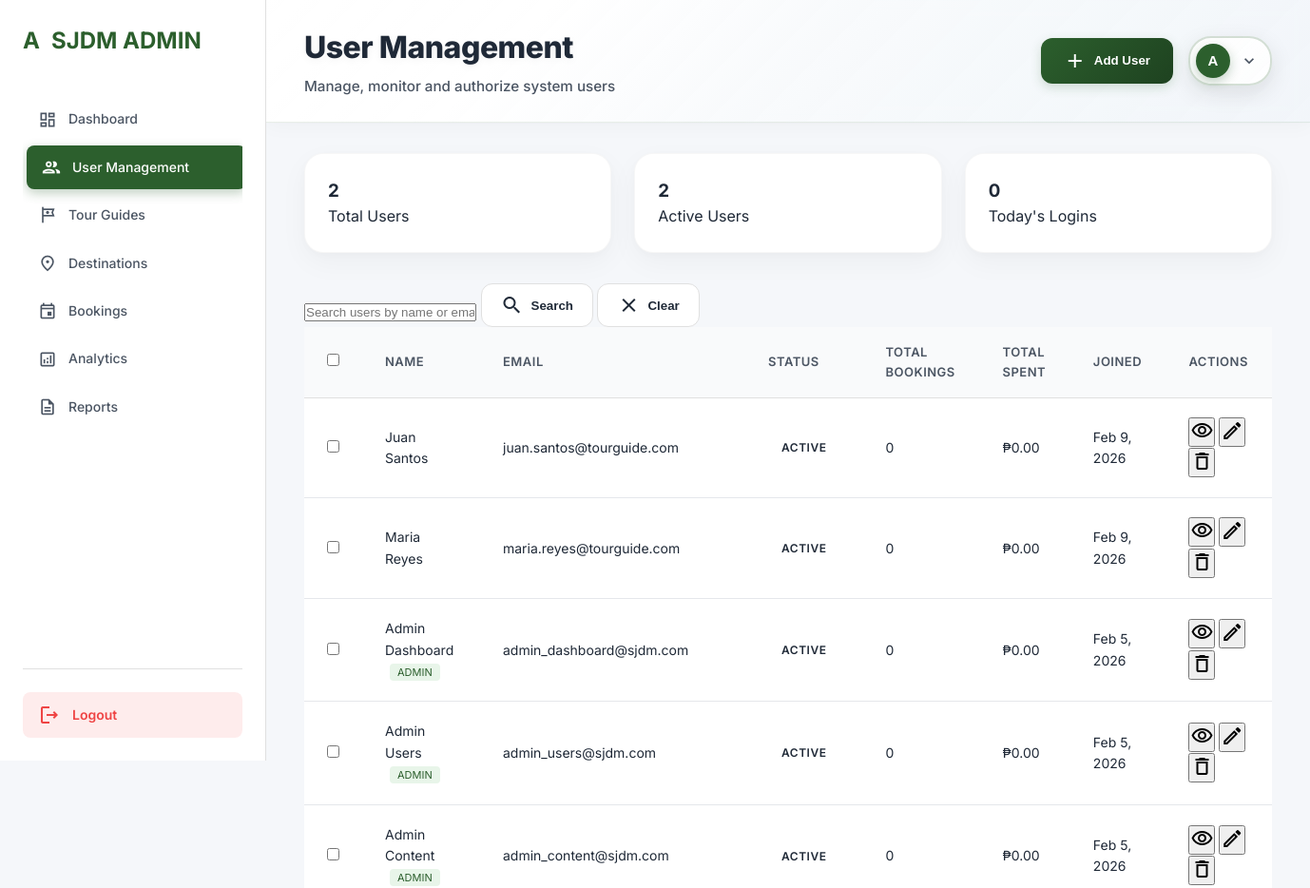
Page /admin/user-management.php (signed in, upper part) on the earlier database version.
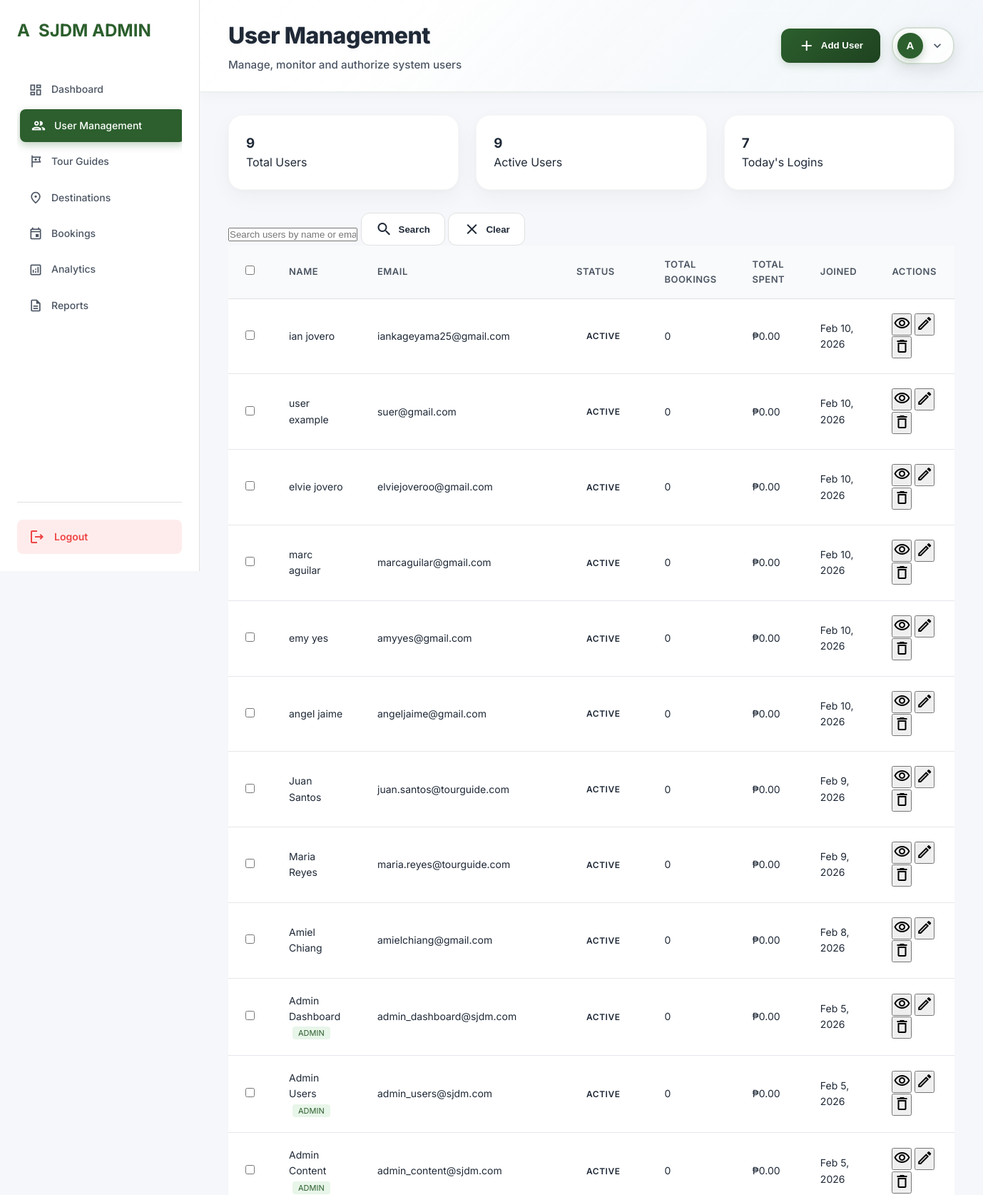
Same page on the later database version.
### tables this page shows
CREATE TABLE `admin_menu_items` (
  `id` int(11) NOT NULL,
  `menu_name` varchar(100) NOT NULL,
  `menu_icon` varchar(50) DEFAULT NULL,
  `menu_url` varchar(200) NOT NULL,
  `display_order` int(11) DEFAULT 0,
  `is_active` tinyint(1) DEFAULT 1,
  `parent_id` int(11) DEFAULT 0,
  `created_at` timestamp NOT NULL DEFAULT current_timestamp(),
  `updated_at` timestamp NOT NULL DEFAULT current_timestamp() ON UPDATE current_timestamp()
);

CREATE TABLE `users` (
  `id` int(11) NOT NULL,
  `first_name` varchar(50) NOT NULL,
  `last_name` varchar(50) NOT NULL,
  `email` varchar(100) NOT NULL,
  `password` varchar(255) NOT NULL,
  `user_type` enum('user','admin','tour_guide') DEFAULT 'user',
  `status` enum('active','inactive','suspended') DEFAULT 'active',
  `created_at` timestamp NOT NULL DEFAULT current_timestamp(),
  `updated_at` timestamp NOT NULL DEFAULT current_timestamp() ON UPDATE current_timestamp(),
  `last_login` timestamp NULL DEFAULT NULL,
  `preferences_set` tinyint(1) DEFAULT 0
);

### admin/user-management.php (the view, shortened to what the changed rows need)
<?php
function getAdminConnection()
{
    return getDatabaseConnection();
}
function getUsersList($conn, $page = 1, $limit = 15, $search = '')
{
    $offset = ($page - 1) * $limit;
    $search = $conn->real_escape_string($search);
    $usersQuery = "SELECT u.*, a.admin_mark,
                   (SELECT COUNT(*) FROM bookings WHERE user_id = u.id) as total_bookings,
                   (SELECT SUM(total_amount) FROM bookings WHERE user_id = u.id AND status = 'completed') as total_spent
                   FROM users u
                   LEFT JOIN admin_users a ON u.id = a.user_id WHERE 1=1";
    $usersQuery .= " ORDER BY u.created_at DESC LIMIT $limit OFFSET $offset";
    $usersResult = $conn->query($usersQuery);
    $countQuery = "SELECT COUNT(*) as total FROM users WHERE 1=1";
    $countResult = $conn->query($countQuery);
    $totalCount = $countResult->fetch_assoc()['total'];
    $totalPages = ceil($totalCount / $limit);
    $users = [];
    while ($row = $usersResult->fetch_assoc()) {
        $users[] = $row;
    }
    return [
        'users' => $users,
        'pagination' => [
            'current_page' => $page,
            'total_pages' => $totalPages,
            'total_count' => $totalCount,
            'limit' => $limit
        ]
    ];
}
function getAdminStats($conn)
{
    $stats = [];
    $result = $conn->query("SELECT COUNT(*) as total FROM users WHERE user_type = 'user'");
    $stats['totalUsers'] = $result->fetch_assoc()['total'];
    $result = $conn->query("SELECT COUNT(*) as total FROM users WHERE user_type = 'user' AND status = 'active'");
    $stats['activeUsers'] = $result->fetch_assoc()['total'];
    $result = $conn->query("SELECT COUNT(*) as total FROM bookings");
    $stats['totalBookings'] = $result->fetch_assoc()['total'];
    $result = $conn->query("SELECT COUNT(DISTINCT user_id) as total FROM login_activity WHERE DATE(login_time) = CURDATE() AND status = 'success'");
    $stats['todayLogins'] = $result->fetch_assoc()['total'];
    $result = $conn->query("SELECT COUNT(*) as total FROM tour_guides");
    $stats['totalGuides'] = $result->fetch_assoc()['total'];
    $result = $conn->query("SELECT COUNT(*) as total FROM tourist_spots");
    $stats['totalDestinations'] = $result->fetch_assoc()['total'];
    return $stats;
}
$conn = getAdminConnection();
$umSettings = [];
$result = $conn->query("SELECT setting_key, setting_value FROM user_management_settings");
if ($result) {
    while ($row = $result->fetch_assoc()) {
        $umSettings[$row['setting_key']] = $row['setting_value'];
    }
}
$moduleTitle = $umSettings['module_title'] ?? 'User Management';
$menuItems = [];
$result = $conn->query("SELECT * FROM admin_menu_items WHERE is_active = 1 ORDER BY display_order ASC");
if ($result) {
    while ($row = $result->fetch_assoc()) {
        $menuItems[] = $row;
    }
}
$page = isset($_GET['page']) ? max(1, intval($_GET['page'])) : 1;
$limit = intval($umSettings['default_user_limit'] ?? 15);
$search = isset($_GET['search']) ? $conn->real_escape_string($_GET['search']) : '';
$usersData = getUsersList($conn, $page, $limit, $search);
$users = $usersData['users'];
$stats = getAdminStats($conn);
?>
<!DOCTYPE html>
<html lang="en">
<head>
    <link rel="stylesheet" href="admin-styles.css">
</head>
<body>
    <div class="admin-container">
        <aside class="sidebar">
            <nav class="sidebar-nav">
                <?php foreach ($menuItems as $item):
                    if (stripos($item['menu_name'], 'hotels') !== false || stripos($item['menu_url'], 'hotels') !== false ||
                        stripos($item['menu_name'], 'settings') !== false || stripos($item['menu_url'], 'settings') !== false) {
                        continue;
                    }
                    $isActive = basename($_SERVER['PHP_SELF']) == $item['menu_url'] ? 'active' : '';
                    ?>
                    <a href="<?php echo $item['menu_url']; ?>" class="nav-item <?php echo $isActive; ?>">
                        <span class="material-icons-outlined"><?php echo $item['menu_icon']; ?></span>
                        <span><?php echo $item['menu_name']; ?></span>
                    </a>
                <?php endforeach; ?>
            </nav>
        </aside>
        <main class="main-content">
            <header class="top-bar">
                <div class="page-title">
                    <h1><?php echo $moduleTitle; ?></h1>
                </div>
            </header>
            <div class="content-area">
                <div class="stats-grid">
                    <div class="stat-card">
                        <h3><?php echo $stats['totalUsers']; ?></h3>
                        <p>Total Users</p>
                    </div>
                    <div class="stat-card">
                        <h3><?php echo $stats['activeUsers']; ?></h3>
                        <p>Active Users</p>
                    </div>
                    <div class="stat-card">
                        <h3><?php echo $stats['todayLogins']; ?></h3>
                        <p>Today's Logins</p>
                    </div>
                </div>
                <div class="table-container">
                    <table class="data-table">
                        <thead>
                            <tr>
                                <th>
                                    <input type="checkbox" id="selectAll" onchange="toggleSelectAll()">
                                </th>
                                <th>Name</th>
                                <th>Email</th>
                                <th>Status</th>
                                <th>Total Bookings</th>
                                <th>Total Spent</th>
                                <th>Joined</th>
                                <th>Actions</th>
                            </tr>
                        </thead>
                        <tbody>
                            <?php foreach ($users as $user): ?>
                                <tr>
                                    <td>
                                        <input type="checkbox" class="user-checkbox" value="<?php echo $user['id']; ?>">
                                    </td>
                                    <td><?php echo htmlspecialchars($user['first_name'] . ' ' . $user['last_name']); ?>
                                        <?php if ($user['user_type'] == 'admin'): ?>
                                            <span class="badge" style="background: var(--primary-light); color: var(--primary); padding: 2px 8px; border-radius: 4px; font-size: 11px; margin-left: 5px;">ADMIN</span>
                                        <?php endif; ?>
                                    </td>
                                    <td><?php echo htmlspecialchars($user['email']); ?></td>
                                    <td>
                                        <span class="status-badge status-<?php echo $user['status']; ?>">
                                            <?php echo ucfirst($user['status']); ?>
                                        </span>
                                    </td>
                                    <td><?php echo $user['total_bookings']; ?></td>
                                    <td>₱<?php echo number_format($user['total_spent'] ?? 0, 2); ?></td>
                                    <td><?php echo date('M j, Y', strtotime($user['created_at'])); ?></td>
                                    <td>
                                        <div class="action-buttons">
                                            <button class="btn-icon" onclick="viewUser(<?php echo $user['id']; ?>)"
                                                title="View">
                                                <span class="material-icons-outlined">visibility</span>
                                            </button>
                                            <button class="btn-icon" onclick="editUser(<?php echo $user['id']; ?>)"
                                                title="Edit">
                                                <span class="material-icons-outlined">edit</span>
                                            </button>
                                            <button class="btn-icon" onclick="deleteUser(<?php echo $user['id']; ?>)"
                                                title="Delete">
                                                <span class="material-icons-outlined">delete</span>
                                            </button>
                                        </div>
                                    </td>
                                </tr>
                            <?php endforeach; ?>
                        </tbody>
                    </table>
                </div>
            </div>
        </main>
    </div>
</body>
</html>

Differences in the rows shown:
shown differently, row unchanged: admin_menu_items "User Management": parent "0" → (not shown)
added users: first_name+last_name "ian jovero", email "iankageyama25@gmail.com", status "ACTIVE", total_bookings "0", total_spent "0.00", created_at "Feb 10, 2026"
added users: first_name+last_name "user example", email "suer@gmail.com", status "ACTIVE", total_bookings "0", total_spent "0.00", created_at "Feb 10, 2026"
added users: first_name+last_name "elvie jovero", email "elviejoveroo@gmail.com", status "ACTIVE", total_bookings "0", total_spent "0.00", created_at "Feb 10, 2026"
added users: first_name+last_name "marc aguilar", email "marcaguilar@gmail.com", status "ACTIVE", total_bookings "0", total_spent "0.00", created_at "Feb 10, 2026"
added users: first_name+last_name "emy yes", email "amyyes@gmail.com", status "ACTIVE", total_bookings "0", total_spent "0.00", created_at "Feb 10, 2026"
added users: first_name+last_name "angel jaime", email "angeljaime@gmail.com", status "ACTIVE", total_bookings "0", total_spent "0.00", created_at "Feb 10, 2026"
added users: first_name+last_name "Amiel Chiang", email "amielchiang@gmail.com", status "ACTIVE", total_bookings "0", total_spent "0.00", created_at "Feb 8, 2026"
Other differences:
$stats['totalUsers']: "2" → "9"
$stats['activeUsers']: "2" → "9"
$stats['todayLogins']: (not shown) → "7"
